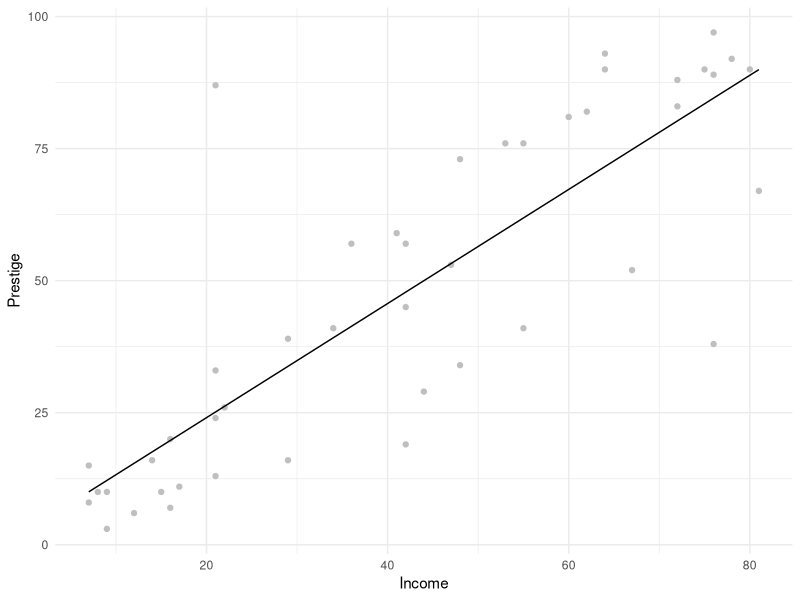
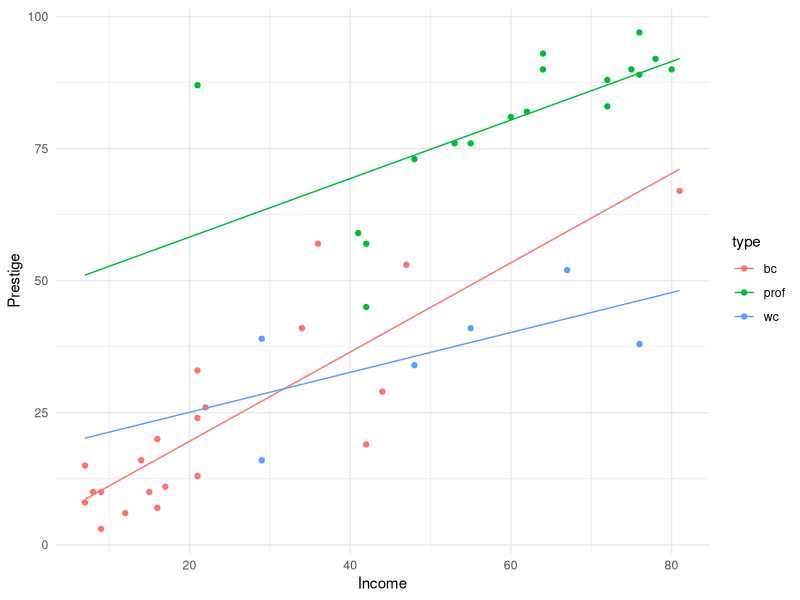
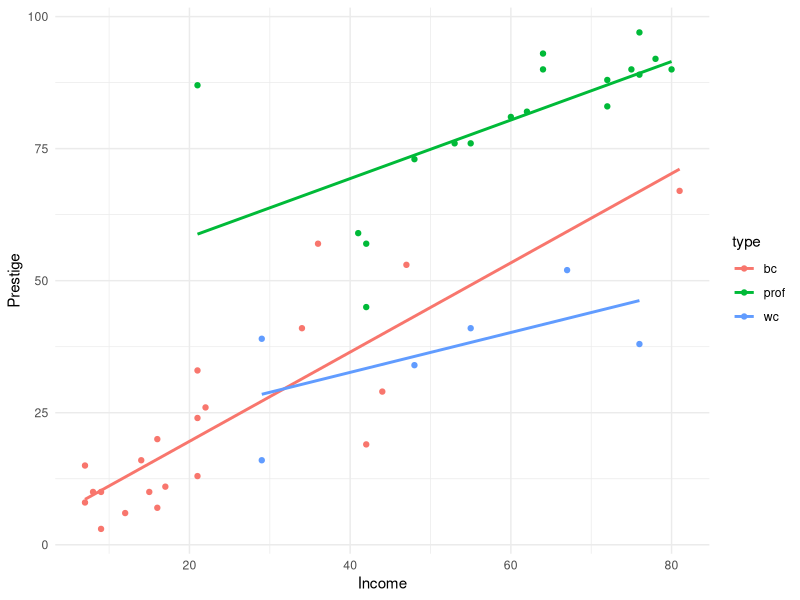

Write the R code that produced these figures, in order.
## ---- chunk 1
knitr::opts_chunk$set(echo = TRUE)
## ---- chunk 2
library("ggplot2")
library("dplyr")
library("car")
library("broom")
## ---- chunk 3
data("Duncan", package = "car")
## ---- chunk 4
glimpse(Duncan)
## ---- chunk 5
lm(prestige ~ income, data = Duncan)
## ---- chunk 6
mod1 <- lm(prestige ~ income, data = Duncan)
## ---- chunk 7
print(mod1)
## ---- chunk 8
summary(mod1)
## ---- chunk 9
summary_mod1 <- summary(mod1)
summary_mod1
## ---- chunk 10
mod2 <- lm(prestige ~ income + education + type, data = Duncan)
mod2
## ---- chunk 11
coef(mod2)
## ---- chunk 12
vcov(mod2)
## ---- chunk 13
sqrt(diag(vcov(mod2)))
## ---- chunk 14
summary(mod2)
## ---- chunk 15
mod1_fitted <- fitted(mod1)
head(mod1_fitted)
## ---- chunk 16
mod1_predict <- predict(mod1)
head(mod1_predict)
## ---- chunk 17
Duncan_at_means <-
  data.frame(type = unique(Duncan$type),
             income = mean(Duncan$income),
             education = mean(Duncan$education))
Duncan_at_means
## ---- chunk 18
predict(mod2, newdata = Duncan_at_means)
## ---- chunk 19
mod1_resid <- residuals(mod1)
head(mod1_resid)                        
## ---- chunk 20
glance(mod2)
## ---- chunk 21
tidy(mod2)
## ---- chunk 22
augment(mod2) %>% head()
## ---- chunk 23
mod3 <- lm(prestige ~ income, data = Duncan)
## ---- chunk 24
mod3_newdata <- data_frame(income = seq(min(Duncan$income), max(Duncan$income), length.out = 100))
## ---- chunk 25
ggplot() + 
  geom_point(data = Duncan, 
             mapping = aes(x = income, y = prestige), colour = "gray75") +
  geom_line(data = augment(mod3, newdata = mod3_newdata),
             mapping = aes(x = income, y = .fitted)) +
  ylab("Prestige") +
  xlab("Income") +
  theme_minimal()
## ---- chunk 26
mod4 <- lm(prestige ~ income * type, data = Duncan)
## ---- chunk 27
mod4_newdata <- expand.grid(income = seq(min(Duncan$income), max(Duncan$income), length.out = 100), type = unique(Duncan$type))
## ---- chunk 28
ggplot() + 
  geom_point(data = Duncan, 
             mapping = aes(x = income, y = prestige, color = type)) +
  geom_line(data = augment(mod4, newdata = mod4_newdata),
             mapping = aes(x = income, y = .fitted, color = type)) +
  ylab("Prestige") +
  xlab("Income") +
  theme_minimal()
## ---- chunk 29
ggplot(data = Duncan, aes(x = income, y = prestige, color = type)) +
  geom_point() +
  geom_smooth(method = "lm", se = FALSE) +
  ylab("Prestige") +
  xlab("Income") +
  theme_minimal()
